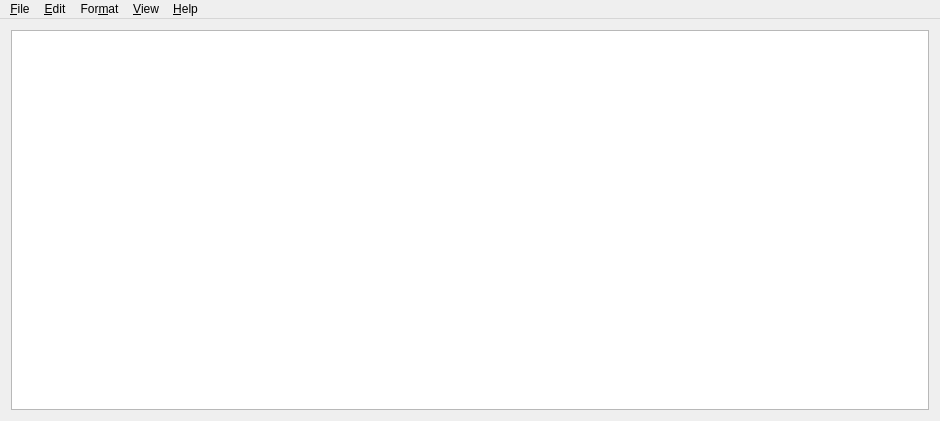
<?xml version="1.0" encoding="UTF-8"?>
<ui version="4.0">
 <class>MainWindow</class>
 <widget class="QMainWindow" name="MainWindow">
  <property name="geometry">
   <rect>
    <x>0</x>
    <y>0</y>
    <width>940</width>
    <height>421</height>
   </rect>
  </property>
  <property name="sizePolicy">
   <sizepolicy hsizetype="Expanding" vsizetype="Preferred">
    <horstretch>0</horstretch>
    <verstretch>0</verstretch>
   </sizepolicy>
  </property>
  <property name="windowTitle">
   <string>MainWindow</string>
  </property>
  <widget class="QWidget" name="centralWidget">
   <layout class="QGridLayout" name="gridLayout">
    <item row="0" column="0">
     <widget class="QTextEdit" name="textEdit">
      <property name="sizePolicy">
       <sizepolicy hsizetype="Ignored" vsizetype="Ignored">
        <horstretch>0</horstretch>
        <verstretch>0</verstretch>
       </sizepolicy>
      </property>
      <property name="lineWrapColumnOrWidth">
       <number>32</number>
      </property>
     </widget>
    </item>
   </layout>
  </widget>
  <widget class="QMenuBar" name="menuBar">
   <property name="geometry">
    <rect>
     <x>0</x>
     <y>0</y>
     <width>940</width>
     <height>21</height>
    </rect>
   </property>
   <widget class="QMenu" name="menuFile">
    <property name="inputMethodHints">
     <set>Qt::ImhNone</set>
    </property>
    <property name="tearOffEnabled">
     <bool>false</bool>
    </property>
    <property name="title">
     <string>&amp;File</string>
    </property>
    <property name="toolTipsVisible">
     <bool>false</bool>
    </property>
    <addaction name="actionNew"/>
    <addaction name="action_Open"/>
   </widget>
   <widget class="QMenu" name="menuEdit">
    <property name="title">
     <string>&amp;Edit</string>
    </property>
   </widget>
   <widget class="QMenu" name="menuFormat">
    <property name="title">
     <string>For&amp;mat</string>
    </property>
   </widget>
   <widget class="QMenu" name="menuView">
    <property name="title">
     <string>&amp;View</string>
    </property>
   </widget>
   <widget class="QMenu" name="menuHelp">
    <property name="title">
     <string>&amp;Help</string>
    </property>
   </widget>
   <addaction name="menuFile"/>
   <addaction name="menuEdit"/>
   <addaction name="menuFormat"/>
   <addaction name="menuView"/>
   <addaction name="menuHelp"/>
  </widget>
  <action name="actionNew">
   <property name="text">
    <string>New</string>
   </property>
   <property name="shortcut">
    <string>Ctrl+N</string>
   </property>
  </action>
  <action name="action_Open">
   <property name="text">
    <string>Open</string>
   </property>
   <property name="shortcut">
    <string>Ctrl+O</string>
   </property>
  </action>
 </widget>
 <layoutdefault spacing="6" margin="11"/>
 <resources/>
 <connections/>
</ui>
